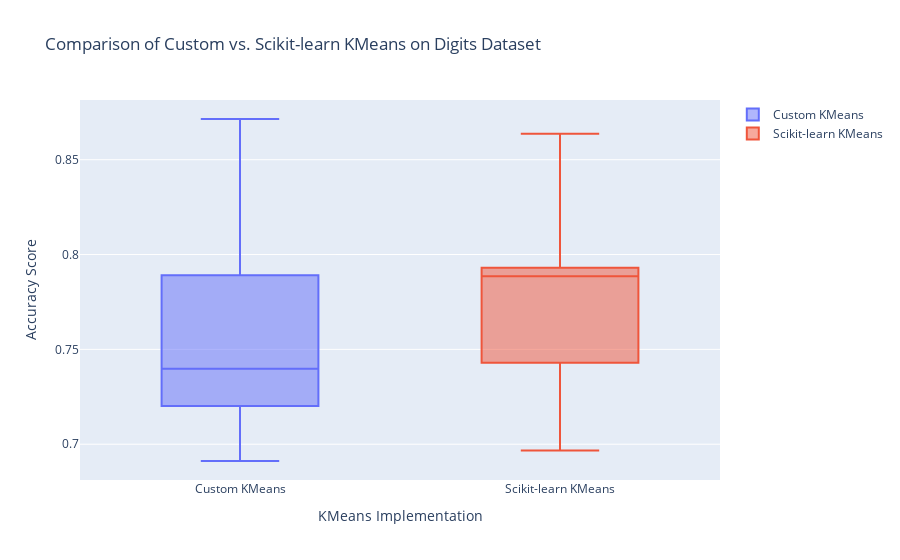

Here is the notebook cell this chart was saved with:
### Code cell
import numpy as np
import plotly.graph_objects as go
from sklearn.datasets import load_digits
from sklearn.metrics import accuracy_score
from sklearn.cluster import KMeans

def k_means(data, k, max_iters=100):
    centroids = data[np.random.choice(range(len(data)), k, replace=False)]
    for _ in range(max_iters): 
        distances = np.linalg.norm(data[:, np.newaxis] - centroids, axis=2)
        labels = np.argmin(distances, axis=1)
        new_centroids = np.array([data[labels == i].mean(axis=0) for i in range(k)])
        
        if np.all(centroids == new_centroids):
            break
        
        centroids = new_centroids
    
    return labels, centroids

# Custom KMeans
data, labels = load_digits(return_X_y=True)
k = 10
real_centroids = np.array([data[labels == i].mean(axis=0) for i in range(k)])

num_iterations = 50
acc_scores_custom = []

final_dataset = np.array([5] * len(labels))
for _ in range(num_iterations):
    custom_labels, custom_centroids = k_means(data, k)
    for i in range(k):
        center = custom_centroids[i]
        dist = np.linalg.norm(center - real_centroids, axis=1)
        final = np.argmin(dist)  # the real value of the output
        final_dataset[custom_labels == i] = final
    acc_score = accuracy_score(labels, final_dataset)
    acc_scores_custom.append(acc_score)

# Scikit-learn KMeans
data = load_digits()
X = data.data
y_true = data.target
n_clusters = 10

accuracy_scores_sklearn = []

num_iterations = 50
for _ in range(num_iterations):
    final_dataset = np.empty(len(y_true), dtype=int)
    kmeans = KMeans(n_clusters=n_clusters, n_init=1).fit(X)
    
    label_mapping = {}
    for cluster_label in np.unique(kmeans.labels_):
        cluster_indices = np.where(kmeans.labels_ == cluster_label)[0]
        true_labels = y_true[cluster_indices]
        most_common_label = np.bincount(true_labels).argmax()
        label_mapping[cluster_label] = most_common_label
    
    for cluster_label, true_label in label_mapping.items():
        final_dataset[kmeans.labels_ == cluster_label] = true_label

    accuracy = accuracy_score(y_true, final_dataset)
    accuracy_scores_sklearn.append(accuracy)

# Plotting boxplot using Plotly
fig = go.Figure()

fig.add_trace(go.Box(y=acc_scores_custom, name='Custom KMeans'))
fig.add_trace(go.Box(y=accuracy_scores_sklearn, name='Scikit-learn KMeans'))

fig.update_layout(
    title='Comparison of Custom vs. Scikit-learn KMeans on Digits Dataset',
    yaxis=dict(title='Accuracy Score'),
    xaxis=dict(title='KMeans Implementation'),
)

fig.show()

### Figure 1 — Plotly figure (JSON) as saved in the notebook; plotly's stock layout.template omitted (floating-point values rounded to 4 significant figures)
{"data": [{"name": "Custom KMeans", "type": "box", "y": [0.7624, 0.7769, 0.7891, 0.7902, 0.7201, 0.6912, 0.7201, 0.7134, 0.7913, 0.7401, 0.7435, 0.6989, 0.7813, 0.7268, 0.7735, 0.7262, 0.7251, 0.7479, 0.7129, 0.7001, 0.7969, 0.7129, 0.6917, 0.7385, 0.7896, 0.724, 0.7396, 0.7896, 0.7218, 0.7896, 0.7423, 0.7173, 0.8119, 0.7924, 0.8715, 0.7268, 0.7106, 0.7724, 0.7796, 0.7947, 0.7279, 0.6939, 0.7896, 0.7212, 0.7229, 0.7863, 0.7034, 0.7646, 0.7908, 0.7223]}, {"name": "Scikit-learn KMeans", "type": "box", "y": [0.793, 0.7268, 0.7429, 0.7913, 0.7307, 0.7908, 0.7924, 0.7908, 0.7885, 0.8637, 0.793, 0.7947, 0.7858, 0.7874, 0.8002, 0.7863, 0.7284, 0.7301, 0.7874, 0.7891, 0.7941, 0.7919, 0.8075, 0.7908, 0.7869, 0.7802, 0.7396, 0.793, 0.7451, 0.7919, 0.7924, 0.7919, 0.7401, 0.793, 0.8514, 0.7885, 0.6967, 0.7446, 0.7279, 0.7435, 0.7908, 0.7679, 0.7301, 0.7935, 0.7952, 0.729, 0.7952, 0.7212, 0.7668, 0.7284]}], "layout": {"title": {"text": "Comparison of Custom vs. Scikit-learn KMeans on Digits Dataset"}, "xaxis": {"title": {"text": "KMeans Implementation"}}, "yaxis": {"title": {"text": "Accuracy Score"}}}}
